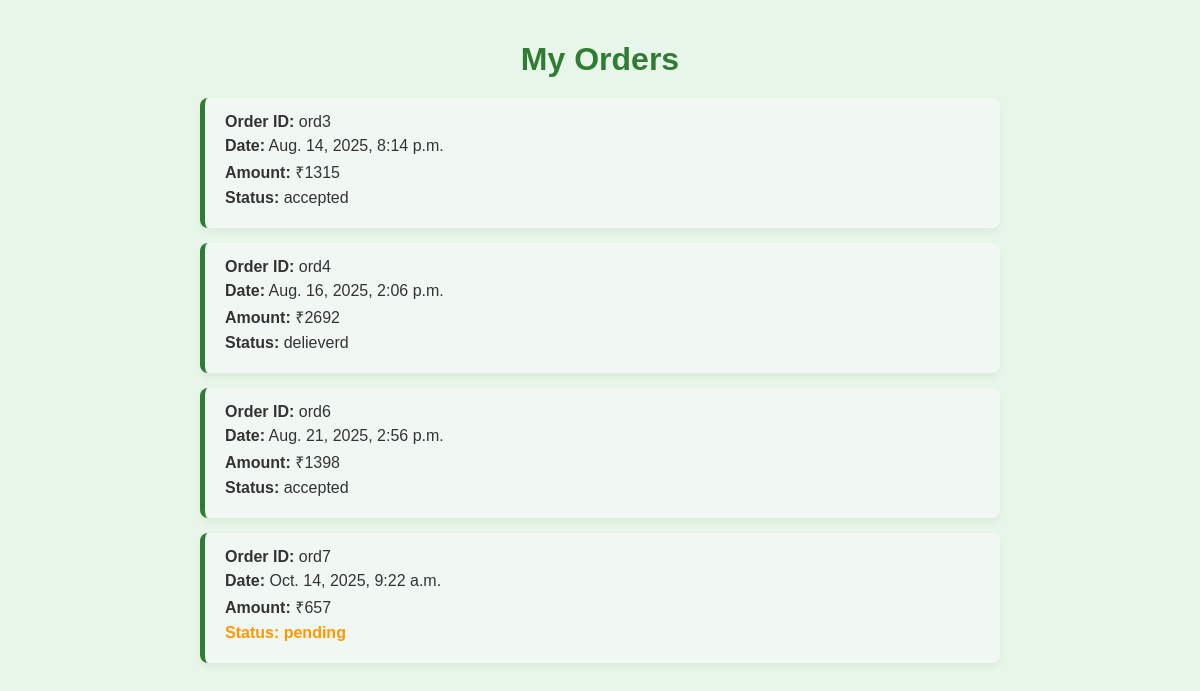
Page /order/myorder/ (signed in) on the committed database.
### order/models.py (models this page shows, shortened)
class Order(models.Model):
    status_choices=[
        ('pending','pending'),
        ('accepted','accepted'),
        ('delieverd','delieverd'),
        ('cancelled','cancelled')
    ]
    order_id = models.CharField(max_length=12, blank=False)
    user = models.ForeignKey(User, on_delete=models.CASCADE, related_name='order')
    amount = models.PositiveBigIntegerField()
    date_ordered = models.DateTimeField(default=timezone.now)
    status = models.CharField(max_length=20, choices=status_choices,default='pending')
    payment_mode = models.CharField(max_length=20)

### order/views.py (the view)
# urls.py: path('myorder/',views.my_order,name='myorder'),
@login_required
def my_order(request):
    orders = Order.objects.filter(user=request.user)
    return render(request,'order/myorder.html',{'orders':orders})

### order/templates/order/myorder.html (shortened to what this page needs)
<!DOCTYPE html>
{% load static %}
<html lang="en">
<head>
    <link rel="stylesheet" href="{% static 'css/stylemyorder.css' %}">
</head>
<body>
    <h1>My Orders</h1>
    <div class="orders-container">
        {% for order in orders %}
        <a href="{% url 'orderdetails' order.order_id %}" class="order-card">
            <div class="order-id"><strong>Order ID:</strong> {{ order.order_id }}</div>
            <div class="order-date"><strong>Date:</strong> {{ order.date_ordered }}</div>
            <div class="order-amount"><strong>Amount:</strong> ₹{{ order.amount }}</div>
            <div class="order-status status-{{ order.status|lower }}">
                <strong>Status:</strong> {{ order.status }}
            </div>
        </a>
        {% empty %}
        <p class="no-orders">You have no orders yet.</p>
        {% endfor %}
    </div>
</body>
</html>

### order/static/css/stylemyorder.css (style rules this page uses)
body { font-family: Arial, sans-serif; background-color: #e8f5e9; margin: 0; padding: 20px; color: #333; }
h1 { text-align: center; margin-bottom: 20px; color: #2e7d32; }
.orders-container { max-width: 800px; margin: auto; display: flex; flex-direction: column; gap: 15px; }
.order-card { display: block; background-color: #f1f8f4; padding: 15px 20px; border-radius: 8px; box-shadow: 0 4px 8px rgba(0,0,0,0.05); text-decoration: none; color: inherit; border-left: 5px solid #2e7d32; transition: all 0.2s ease; }
.order-id, .order-date, .order-amount, .order-status { margin-bottom: 6px; }
.status-pending { color: #ff9800; font-weight: bold; }

### rows in the picture
Order: order_id "ord3", date_ordered "Aug. 14, 2025, 8:14 p.m.", amount "1315", status "accepted"
Order: order_id "ord4", date_ordered "Aug. 16, 2025, 2:06 p.m.", amount "2692", status "delieverd"
Order: order_id "ord6", date_ordered "Aug. 21, 2025, 2:56 p.m.", amount "1398", status "accepted"
Order: order_id "ord7", date_ordered "Oct. 14, 2025, 9:22 a.m.", amount "657", status "pending"
